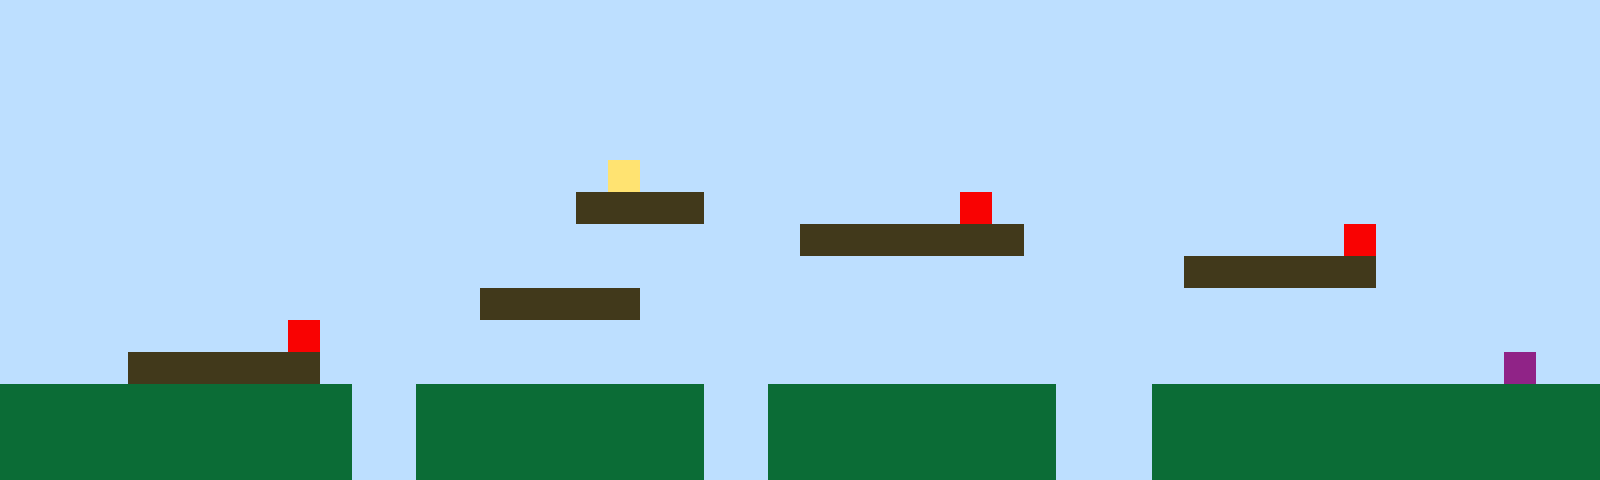

A 2D game scene composited from a Tiled map and its tileset images. What follows is a short description and the map's XML, with every tile layer's data as written:
An orthogonal 50x15 tile map with 32x32 px tiles, 1 tile layer (Tile Layer 1).

<map version="1.10" tiledversion="1.11.2" orientation="orthogonal" renderorder="right-up" width="50" height="15" tilewidth="32" tileheight="32" infinite="0" nextlayerid="2" nextobjectid="1"><editorsettings><export target="map1.csv" format="csv" /></editorsettings><tileset firstgid="1" name="sprites" tilewidth="32" tileheight="32" tilecount="6" columns="3"><image source="sprites.png" width="96" height="64" /></tileset><layer id="1" name="Tile Layer 1" width="50" height="15"><data encoding="csv">1,1,1,1,1,1,1,1,1,1,1,1,1,1,1,1,1,1,1,1,1,1,1,1,1,1,1,1,1,1,1,1,1,1,1,1,1,1,1,1,1,1,1,1,1,1,1,1,1,1,1,1,1,1,1,1,1,1,1,1,1,1,1,1,1,1,1,1,1,1,1,1,1,1,1,1,1,1,1,1,1,1,1,1,1,1,1,1,1,1,1,1,1,1,1,1,1,1,1,1,1,1,1,1,1,1,1,1,1,1,1,1,1,1,1,1,1,1,1,1,1,1,1,1,1,1,1,1,1,1,1,1,1,1,1,1,1,1,1,1,1,1,1,1,1,1,1,1,1,1,1,1,1,1,1,1,1,1,1,1,1,1,1,1,1,1,1,1,1,1,1,1,1,1,1,1,1,1,1,1,1,1,1,1,1,1,1,1,1,1,1,1,1,1,1,1,1,1,1,1,1,1,1,1,1,1,1,1,1,1,1,1,1,1,1,1,1,1,1,1,1,1,1,1,1,1,1,1,1,1,1,1,1,1,1,1,1,1,1,1,1,1,1,1,1,1,1,1,1,1,1,1,1,1,1,1,1,1,1,1,1,1,1,1,1,1,1,1,1,4,1,1,1,1,1,1,1,1,1,1,1,1,1,1,1,1,1,1,1,1,1,1,1,1,1,1,1,1,1,1,1,1,1,1,1,1,1,1,1,1,1,1,1,1,1,1,1,1,3,3,3,3,1,1,1,1,1,1,1,1,5,1,1,1,1,1,1,1,1,1,1,1,1,1,1,1,1,1,1,1,1,1,1,1,1,1,1,1,1,1,1,1,1,1,1,1,1,1,1,1,1,1,1,1,1,3,3,3,3,3,3,3,1,1,1,1,1,1,1,1,1,1,5,1,1,1,1,1,1,1,1,1,1,1,1,1,1,1,1,1,1,1,1,1,1,1,1,1,1,1,1,1,1,1,1,1,1,1,1,1,1,1,1,1,1,1,1,3,3,3,3,3,3,1,1,1,1,1,1,1,1,1,1,1,1,1,1,1,1,1,1,1,1,1,1,3,3,3,3,3,1,1,1,1,1,1,1,1,1,1,1,1,1,1,1,1,1,1,1,1,1,1,1,1,1,1,1,1,1,1,1,1,1,1,1,1,1,1,1,5,1,1,1,1,1,1,1,1,1,1,1,1,1,1,1,1,1,1,1,1,1,1,1,1,1,1,1,1,1,1,1,1,1,1,1,1,1,1,1,1,1,1,1,1,3,3,3,3,3,3,1,1,1,1,1,1,1,1,1,1,1,1,1,1,1,1,1,1,1,1,1,1,1,1,1,1,1,1,1,1,1,1,1,1,1,1,1,6,1,1,2,2,2,2,2,2,2,2,2,2,2,1,1,2,2,2,2,2,2,2,2,2,1,1,2,2,2,2,2,2,2,2,2,1,1,1,2,2,2,2,2,2,2,2,2,2,2,2,2,2,2,2,2,2,2,2,2,2,2,2,2,1,1,2,2,2,2,2,2,2,2,2,1,1,2,2,2,2,2,2,2,2,2,1,1,1,2,2,2,2,2,2,2,2,2,2,2,2,2,2,2,2,2,2,2,2,2,2,2,2,2,1,1,2,2,2,2,2,2,2,2,2,1,1,2,2,2,2,2,2,2,2,2,1,1,1,2,2,2,2,2,2,2,2,2,2,2,2,2,2</data></layer></map>
